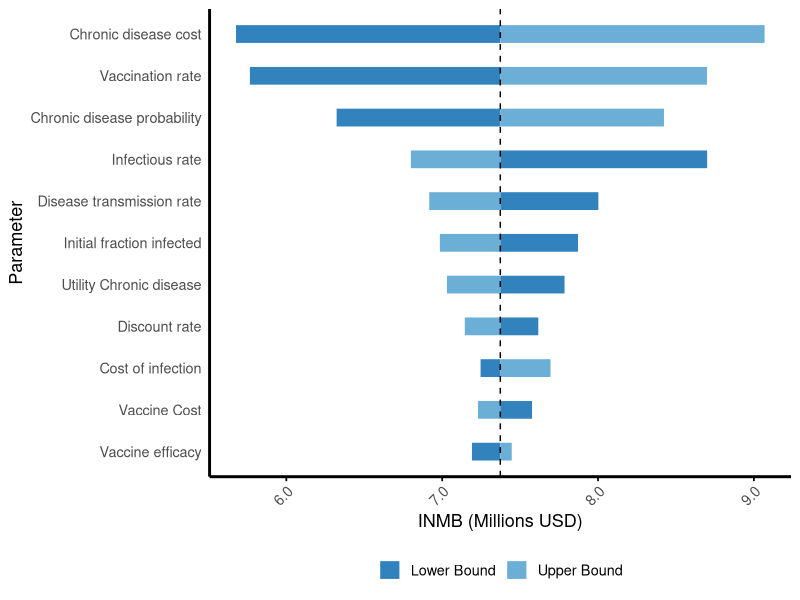

The R source for this figure:
library(ggplot2)
library(dplyr)
library(tidyr)

INMB_data <- data.frame(
  Parameter = c(
    "Vaccine Cost", "Utility Chronic disease", "Chronic disease probability",
    "Chronic disease cost", "Vaccine efficacy", "Disease transmission rate",
    "Vaccination rate", "Infectious rate", "Discount rate", "Initial fraction infected", "Cost of infection"
  ),
  LB = c(
    7576495.45, 7785054.91, 6322707.79, 5677170.28, 7190980.18,
    8002100.57, 5766324.27, 8700089.99, 7616724.41, 7871432.84,
    7246273.73
  ),
  UB = c(
    7229776.79, 7030501.06, 8422940.84, 9068478.35, 7446153.54,
    6917088.94, 8698970.22, 6799094.94, 7144998.84, 6985259.79,
    7695026.02
  ),
  Base = rep(7372824.32, 11)
)

INMB_data <- INMB_data %>%
  mutate(Range = abs(UB - LB))

sorted_order <- INMB_data %>%
  arrange(desc(Range)) %>%
  pull(Parameter)

plot_data <- INMB_data %>%
  pivot_longer(cols = c("LB", "UB"),
               names_to = "Bound",
               values_to = "Value") %>%
  mutate(
    xmin = pmin(Value, Base),
    xmax = pmax(Value, Base),
    Bound = ifelse(Bound == "LB", "Lower Bound", "Upper Bound"),
    Parameter = factor(Parameter, levels = rev(sorted_order))
  )


#----
#fixed
ggplot(plot_data) +
  geom_segment(aes(x = xmin, xend = xmax, y = Parameter, yend = Parameter, color = Bound),
               size = 6) +
  geom_vline(xintercept = INMB_data$Base[1], linetype = "dashed", color = "black") +
  scale_color_manual(values = c("Lower Bound" = "#3182bd", "Upper Bound" = "#6baed6")) +
  scale_x_continuous(
    breaks = seq(6e6, 10e6, by = 1e6),
    labels = function(x) sprintf("%.1f", x / 1e6)
  ) +
  labs(
    x = "INMB (Millions USD)",
    y = "Parameter"
  ) +
  theme_minimal(base_size = 13) +
  theme(
    panel.grid.major = element_blank(),
    panel.grid.minor = element_blank(),
    axis.line.x = element_line(color = "black", size = 1),
    axis.line.y = element_line(color = "black", size = 1),
    axis.ticks.x = element_line(color = "black"),
    plot.title = element_text(hjust = 0.5, face = "bold"),
    axis.text.x = element_text(angle = 45, hjust = 1),
    legend.title = element_blank(),
    legend.position = "bottom"
  )

